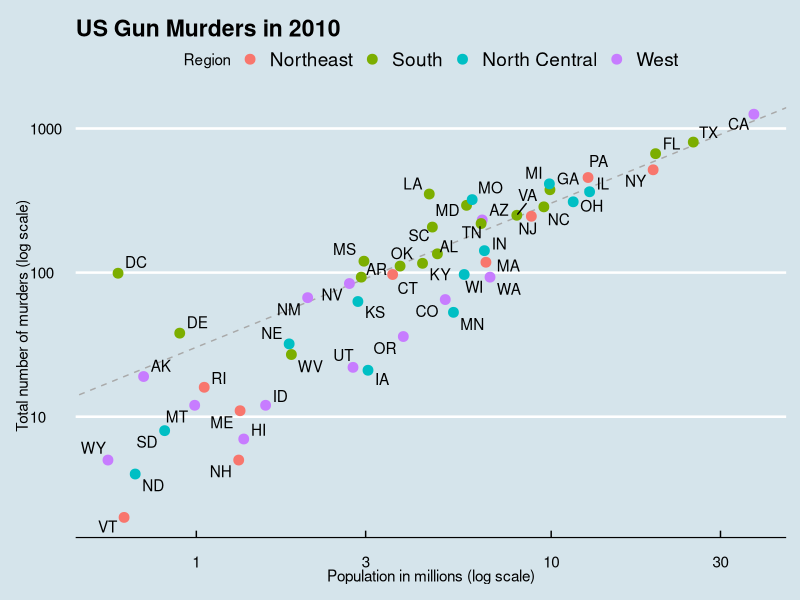

Write the R code that produced this figure.
library(dslabs)
library(dplyr)
library(ggplot2)
library(ggthemes)
library(ggrepel)
data(murders)

r <- murders %>% 
  summarize(rate = sum(total)/sum(population) * 10^6) %>%
  .$rate

murders %>% ggplot(aes(population/10^6, total, label = abb)) +
  geom_abline(intercept = log10(r), lty = 2, color ="darkgrey") +
  geom_point(aes(color=region), size=3) +
  geom_text_repel() + 
  scale_x_log10() +
  scale_y_log10() +
  xlab("Population in millions (log scale)") +
  ylab("Total number of murders (log scale)") +
  ggtitle("US Gun Murders in 2010") +
  scale_color_discrete(name = "Region") +
  theme_economist()
  
